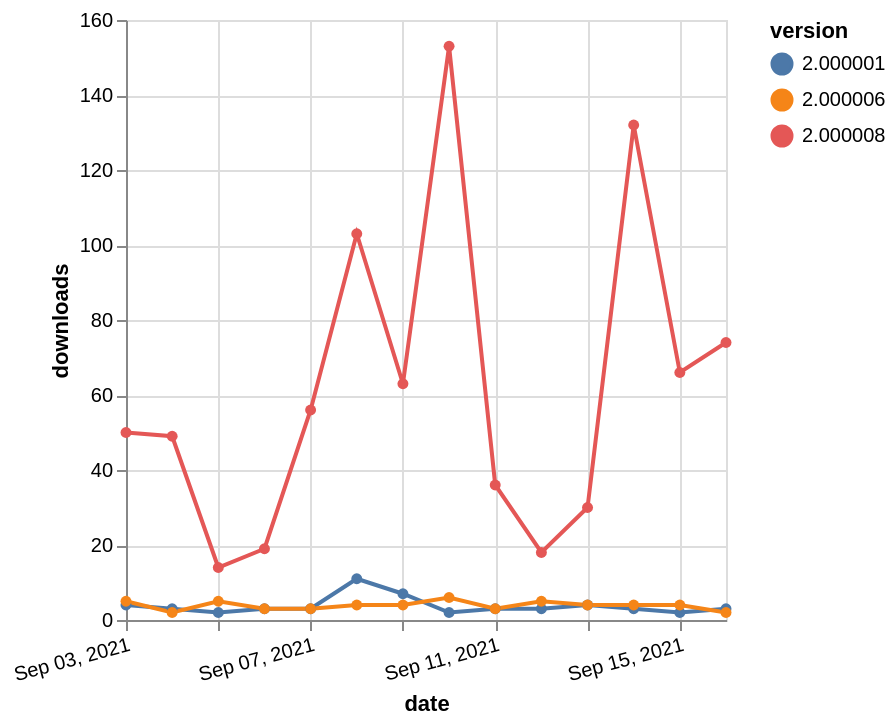

Vega-Lite specification stored for this chart:
### Vega-Lite specification from a JSON file in a GitHub repository (floating-point values rounded to 4 significant figures)
{"$schema": "https://vega.github.io/schema/vega-lite/v5.json", "description": "A simple bar chart with embedded data.", "data": {"values": [{"date": "2021-09-03", "total": 49820, "delta": 50, "version": "2.000008"}, {"date": "2021-09-04", "total": 49869, "delta": 49, "version": "2.000008"}, {"date": "2021-09-05", "total": 49883, "delta": 14, "version": "2.000008"}, {"date": "2021-09-06", "total": 49902, "delta": 19, "version": "2.000008"}, {"date": "2021-09-07", "total": 49958, "delta": 56, "version": "2.000008"}, {"date": "2021-09-08", "total": 50061, "delta": 103, "version": "2.000008"}, {"date": "2021-09-09", "total": 50124, "delta": 63, "version": "2.000008"}, {"date": "2021-09-10", "total": 50277, "delta": 153, "version": "2.000008"}, {"date": "2021-09-11", "total": 50313, "delta": 36, "version": "2.000008"}, {"date": "2021-09-12", "total": 50331, "delta": 18, "version": "2.000008"}, {"date": "2021-09-13", "total": 50361, "delta": 30, "version": "2.000008"}, {"date": "2021-09-14", "total": 50493, "delta": 132, "version": "2.000008"}, {"date": "2021-09-15", "total": 50559, "delta": 66, "version": "2.000008"}, {"date": "2021-09-16", "total": 50633, "delta": 74, "version": "2.000008"}, {"date": "2021-09-03", "total": 22380, "delta": 4, "version": "2.000001"}, {"date": "2021-09-04", "total": 22383, "delta": 3, "version": "2.000001"}, {"date": "2021-09-05", "total": 22385, "delta": 2, "version": "2.000001"}, {"date": "2021-09-06", "total": 22388, "delta": 3, "version": "2.000001"}, {"date": "2021-09-07", "total": 22391, "delta": 3, "version": "2.000001"}, {"date": "2021-09-08", "total": 22402, "delta": 11, "version": "2.000001"}, {"date": "2021-09-09", "total": 22409, "delta": 7, "version": "2.000001"}, {"date": "2021-09-10", "total": 22411, "delta": 2, "version": "2.000001"}, {"date": "2021-09-11", "total": 22414, "delta": 3, "version": "2.000001"}, {"date": "2021-09-12", "total": 22417, "delta": 3, "version": "2.000001"}, {"date": "2021-09-13", "total": 22421, "delta": 4, "version": "2.000001"}, {"date": "2021-09-14", "total": 22424, "delta": 3, "version": "2.000001"}, {"date": "2021-09-15", "total": 22426, "delta": 2, "version": "2.000001"}, {"date": "2021-09-16", "total": 22429, "delta": 3, "version": "2.000001"}, {"date": "2021-09-03", "total": 19195, "delta": 5, "version": "2.000006"}, {"date": "2021-09-04", "total": 19197, "delta": 2, "version": "2.000006"}, {"date": "2021-09-05", "total": 19202, "delta": 5, "version": "2.000006"}, {"date": "2021-09-06", "total": 19205, "delta": 3, "version": "2.000006"}, {"date": "2021-09-07", "total": 19208, "delta": 3, "version": "2.000006"}, {"date": "2021-09-08", "total": 19212, "delta": 4, "version": "2.000006"}, {"date": "2021-09-09", "total": 19216, "delta": 4, "version": "2.000006"}, {"date": "2021-09-10", "total": 19222, "delta": 6, "version": "2.000006"}, {"date": "2021-09-11", "total": 19225, "delta": 3, "version": "2.000006"}, {"date": "2021-09-12", "total": 19230, "delta": 5, "version": "2.000006"}, {"date": "2021-09-13", "total": 19234, "delta": 4, "version": "2.000006"}, {"date": "2021-09-14", "total": 19238, "delta": 4, "version": "2.000006"}, {"date": "2021-09-15", "total": 19242, "delta": 4, "version": "2.000006"}, {"date": "2021-09-16", "total": 19244, "delta": 2, "version": "2.000006"}]}, "width": "container", "mark": {"type": "line", "point": {"filled": true}}, "encoding": {"x": {"field": "date", "type": "temporal", "timeUnit": "yearmonthdate", "title": "date", "axis": {"labelAngle": -15}}, "y": {"field": "delta", "type": "quantitative", "title": "downloads"}, "color": {"field": "version", "type": "nominal"}, "tooltip": {"field": "delta"}}}
